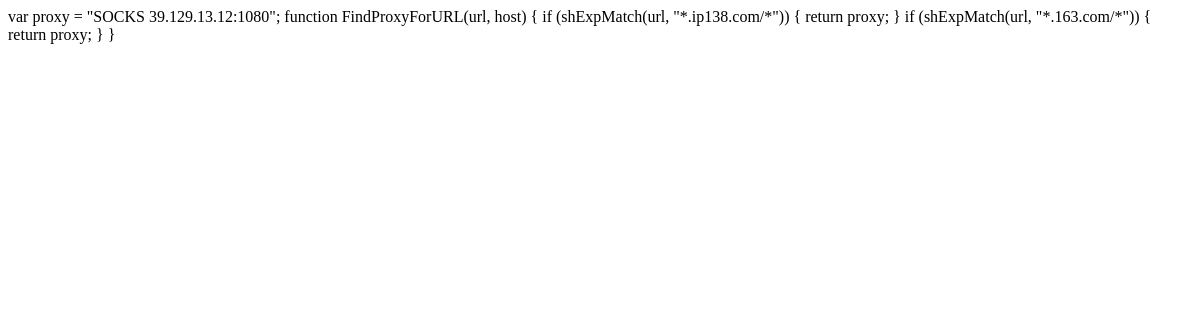
The page /pac1 on the database as committed earlier.
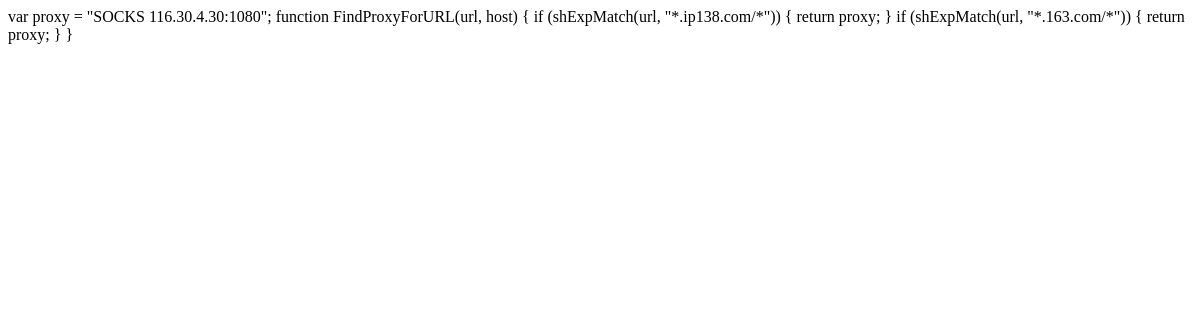
The same page on the database as committed later.
### tables this page shows
CREATE TABLE proxy (
    id        INTEGER   PRIMARY KEY AUTOINCREMENT,
    author_id INTEGER   NOT NULL,
    created   TIMESTAMP,
    updated   TIMESTAMP,
    delay     TEXT,
    ip        TEXT      NOT NULL
                        UNIQUE,
    port      TEXT      NOT NULL,
    FOREIGN KEY (author_id) REFERENCES user (id)
    );

### flaskr/blog.py (the view)
@bp.route('/pac<int:id>')
def pac(id):
    db = get_db()
    records = db.execute(
        'SELECT ip, port, delay, updated, author_id, username'
        ' FROM proxy p JOIN user u ON p.author_id = u.id'
        ' WHERE updated =(SELECT MAX(updated) FROM proxy)'
        ' ORDER BY delay ASC'
    ).fetchall()
    record = records[id]
    return render_template('pac.html', records=record)

### flaskr/auth.py (called while the page is built)
@bp.before_app_request
def load_logged_in_user():
    user_id = session.get('user_id')
    if user_id is None:
        g.user = None
    else:
        g.user = get_db().execute(
            'SELECT * FROM user WHERE id = ?', (user_id,)
        ).fetchone()

### flaskr/db.py (called while the page is built)
def get_db():
    if 'db' not in g:
        g.db = sqlite3.connect(
            current_app.config['DATABASE'],
            detect_types=sqlite3.PARSE_DECLTYPES
        )
        g.db.row_factory = sqlite3.Row
    return g.db

### flaskr/templates/useless/pac.html
var proxy = "SOCKS {{ records['ip'] }}:{{ records['port'] }}";
function FindProxyForURL(url, host) {
  if (shExpMatch(url, "*.ip138.com/*")) {
    return proxy;
  }
  if (shExpMatch(url, "*.163.com/*")) {
    return proxy;
  }
}

Rows that differ between the two databases and show on the page:
removed proxy: ip "39.129.13.12", port "1080"
added proxy: ip "116.30.4.30", port "1080"
